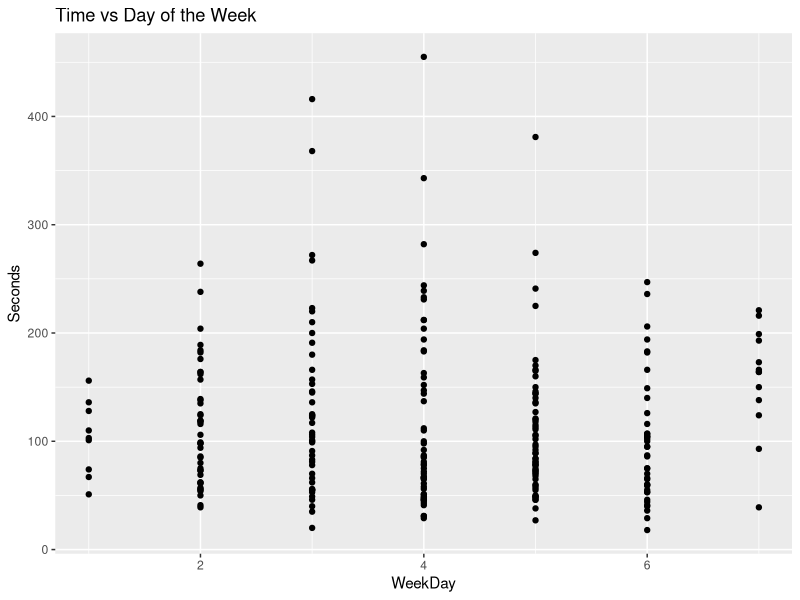
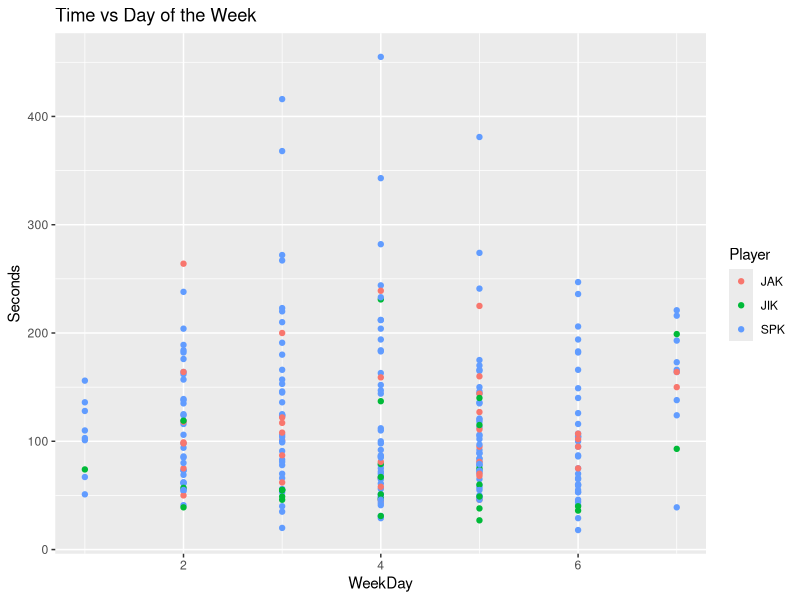
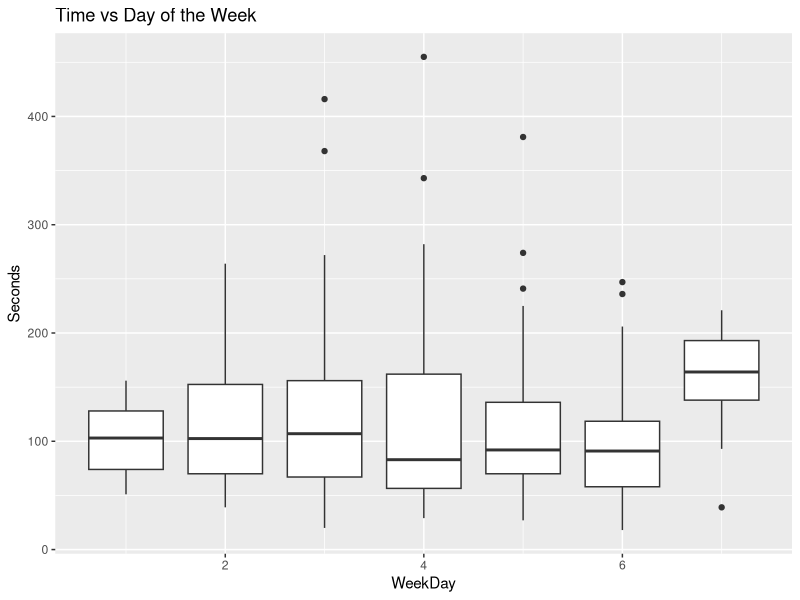

Write R code to recreate these figures, in order.
## ---- chunk 1
knitr::opts_chunk$set(echo = TRUE)
## ---- chunk 2
if(!requireNamespace("tidyverse", quietly=TRUE)) {
  install.packages("tidyverse")
}
library("tidyverse", quietly = TRUE, warn.conflicts = FALSE)
## ---- chunk 3
d <- read.csv("nyt.csv", stringsAsFactors=FALSE)
## ---- chunk 4
nrow(d)
d <- d %>%
  filter(Player != "SKK")
nrow(d)
## ---- chunk 5
library("lubridate", quietly= TRUE)  # for working with date-time data
d$Date <- as.Date(d$Date)
d$WeekDay <- wday(d$Date)
d$Seconds <- with(d, as.numeric(seconds(ms(Time))))
## ---- chunk 6
d %>% group_by(Player) %>%
  summarise(Mean = mean(Seconds), Median = median(Seconds), Min = min(Seconds), Max = max(Seconds), N=n())
## ---- chunk 7
d %>%
  ggplot(aes(x=WeekDay, y=Seconds)) +
    geom_point() +
    ggtitle("Time vs Day of the Week")
## ---- chunk 8
d %>%
  ggplot(aes(x=WeekDay, y=Seconds, color=Player)) +
    geom_point() +
    ggtitle("Time vs Day of the Week")
## ---- chunk 9
d %>%
  ggplot(aes(x=WeekDay, y=Seconds, group=WeekDay)) +
    geom_boxplot() +
    ggtitle("Time vs Day of the Week")
## ---- chunk 10
spkjak <- function(x) {
  m <- match(c("SPK","JAK"), x, nomatch=-1)
  if(all(m > 0)) {
      "SPKJAK"
  } else {
      NA
  }
}
d2 <- group_by(d, Date) %>%
  mutate(SPKJAK = spkjak(Player)) %>%
  ungroup()
## ---- chunk 11
d3 <- d %>% group_by(Date) %>% spread(key=Player, value=Seconds) %>% ungroup()
